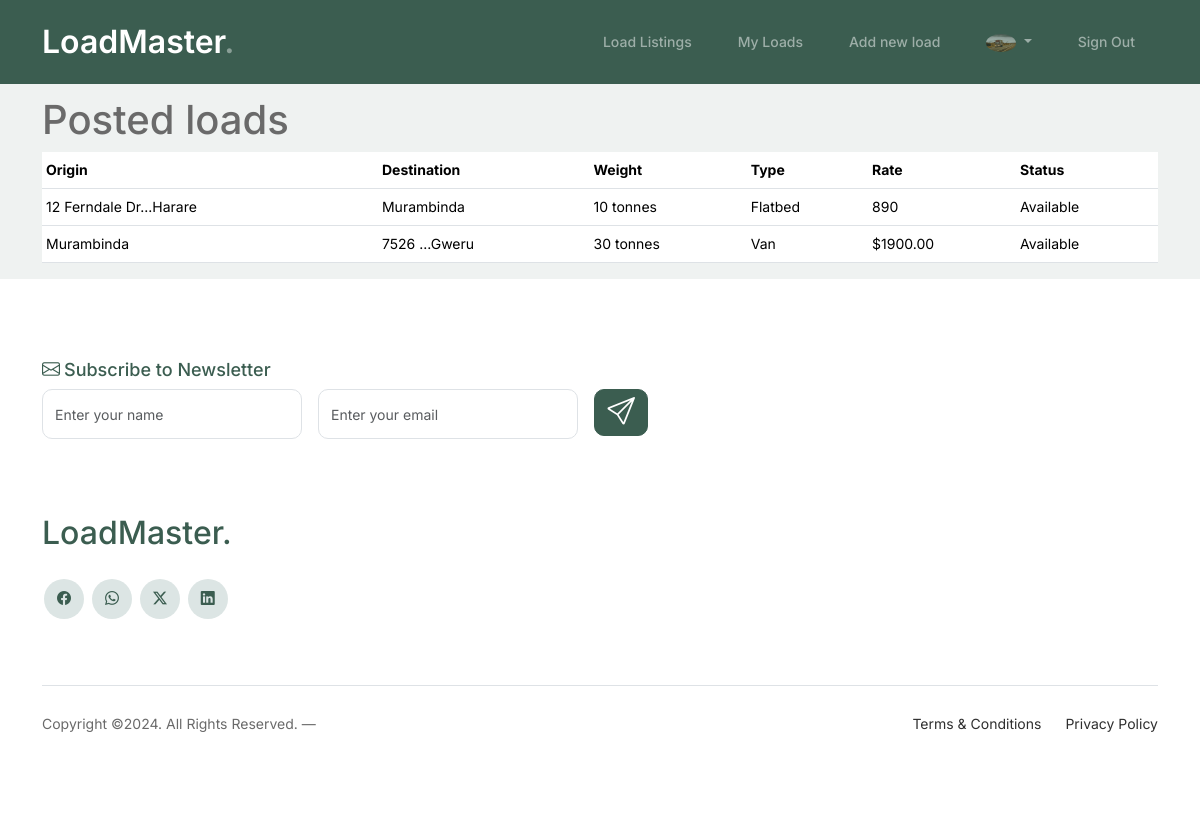
The page /loads/my_loads (signed in) on the database as committed earlier.
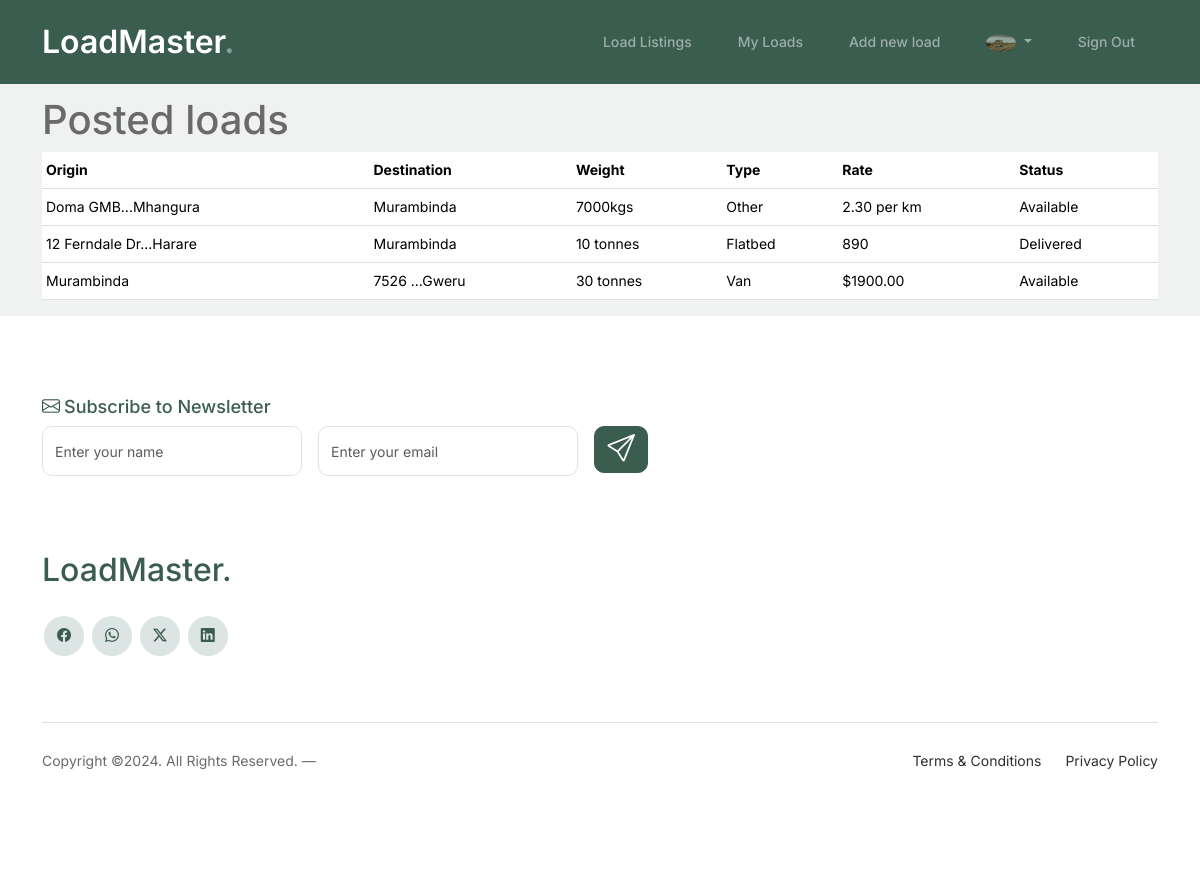
The same page on the database as committed later.
### loads/models.py (models this page shows, shortened)
class Load(models.Model):
    class Type (models.TextChoices):
        REFEER = "R", ("Reefer")
        FLATBED = "F", ("Flatbed")
        SIDE_CURTAIN = "S", ("Side Curtain")
        OTHER = "O", ("Other")
        VAN = "V", ("Van")
    origin = models.ForeignKey(Location, related_name='outgoing', on_delete=models.CASCADE)
    destination = models.ForeignKey(Location, related_name='incoming', on_delete=models.CASCADE)
    type = models.CharField(max_length=1, choices=Type.choices, default=Type.FLATBED)
    owner = models.ForeignKey(Profile, on_delete=models.CASCADE)
    weight = models.CharField(max_length=20)
    rate = models.CharField(max_length=20)
    created = models.DateTimeField(auto_now_add=True)
    updated = models.DateTimeField(auto_now=True)
    class Meta:
        ordering = ["-created"]

class Location(models.Model):
    address_1 = models.CharField(max_length=200, null=True, blank=True)
    address_2 = models.CharField(max_length=200, null=True, blank=True)
    city = models.CharField(max_length=200)
    country = models.CharField(max_length=100, default='Zimbabwe')
    def __str__(self):
        if self.address_1:
            return f"{self.address_1[:17]}...{self.city}"
        return f"{self.city}"

class LoadStatus(models.Model):
    class Status(models.TextChoices):
        AVAILABLE = "A", ("Available")
        IN_TRANSIT = "I", ("In Transit")
        DELIVERED = "D", ("Delivered")
    load = models.OneToOneField(Load, on_delete=models.CASCADE)
    status = models.CharField(max_length=1, choices=Status.choices, default=Status.AVAILABLE)
    transporter = models.ForeignKey(Profile, on_delete=models.CASCADE)
    updated = models.DateTimeField(auto_now=True)

### loads/views.py (the view)
# urls.py: path('my_loads', views.my_loads, name='my_loads'),
@login_required(login_url="account_login")
def my_loads(request):
    my_loads = Load.objects.filter(owner=request.user.profile)
    return render(request, 'loads/my_loads.html', {'my_loads': my_loads})

### loads/templates/loads/my_loads.html (shortened to what this page needs)
{% extends "account/base_entrance.html" %}
{% load i18n %}
{% load static %}
{% load allauth account %}
{% block content %}
<div class="py-5"></div>
<div class="container">
    <h1>Posted loads</h1>
    {% if my_loads %}
    <div class="table-responsive">
        <table class="table table-hover table-sm">
          <thead class="line bg-green">
            <tr>
              <th scope="col">Origin</th>
              <th scope="col">Destination</th>
              <th scope="col">Weight</th>
              <th scope="col">Type</th>
              <th scope="col">Rate</th>
              <th scope="col">Status</th>
            </tr>
          </thead>
          <tbody>
            {% for load in my_loads %}
           <tr class="table-row cursor-auto" data-href="{% url 'loads:load' load.id %}" >
                <td class="text-truncate">{{ load.origin }}</td>
                <td class="text-truncate">{{ load.destination }}</td>
                <td class="text-truncate">{{ load.weight }}</td>
                <td class="text-truncate">{{ load.get_type_display }}</td>
                <td class="text-truncate">{{ load.rate }}</td>
                <td class="text-truncate">{{ load.loadstatus.get_status_display }}</td>
            </tr>
            {% endfor %}
          </tbody>
        </table>
      </div>
      {% else %}
      <p class="text-center fs-3">You have no loads postings </p>
      <a href="{% url 'loads:loads' %}" class="text-center d-block fs-4"><i class="bi bi-arrow-counterclockwise text-success"></i></a>
      {% endif %}
    </div>
{% endblock content %}

Rows that differ between the two databases and show on the page:
added Load: origin "Doma GMB...Mhangura", destination "Murambinda", weight "7000kgs", type "Other", rate "2.30 per km", loadstatus.status "Available"
changed through a linked row, Load "10 tonnes": loadstatus.status "Available" → "Delivered"
